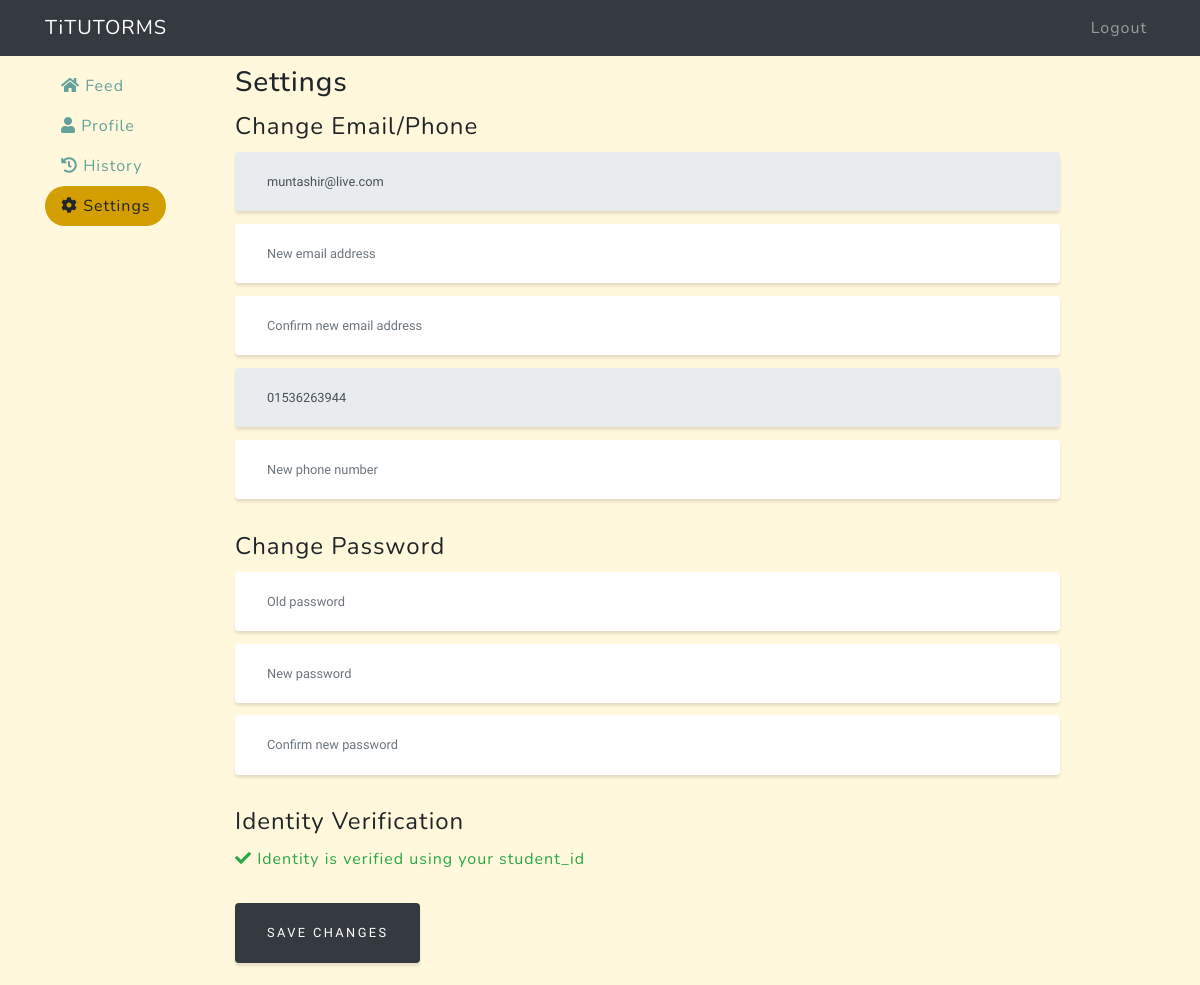
The page /tutor/settings/ (signed in) on the database its author committed.
### users/models.py (models this page shows, shortened)
class User(AbstractBaseUser):
    email = models.EmailField(
        verbose_name='Email address',
        max_length=255,
        unique=True,
    )
    is_active = models.BooleanField(default=True)
    is_admin = models.BooleanField(default=False)
    is_client = models.BooleanField(default=False)
    is_tutor = models.BooleanField(default=False)
    name = models.CharField(max_length=100, null=False, verbose_name='Full name')
    bio = models.CharField(max_length=1000, verbose_name='Bio')
    location = models.CharField(max_length=1000, verbose_name='Location')
    gender = models.CharField(max_length=20, verbose_name='Gender')
    title = models.CharField(max_length=1000, verbose_name='Overview title')  # Overview title
    overview = models.TextField(verbose_name='Overview')
    expertise = models.CharField(max_length=1000, verbose_name='Expertise')
    profile_img = models.TextField(verbose_name='Profile Image', blank=True)
    USERNAME_FIELD = 'email'
    REQUIRED_FIELDS = ['name']
    objects = UserManager()

class Phone(models.Model):
    user = models.ForeignKey(User, on_delete=models.CASCADE)
    phone_no = models.CharField(max_length=20, null=False)

class Verification(models.Model):
    user = models.ForeignKey(User, on_delete=models.CASCADE)
    type = models.CharField(max_length=50, verbose_name='File Type')
    file = models.TextField(verbose_name='File location')
    verified = models.BooleanField(verbose_name='Verified', default=False)

### tutor/decorators.py (the view)
    def wrapper(request, *args, **kwargs):
        decorated_view_func = login_required(request)
        if not decorated_view_func.user.is_authenticated:
            messages.warning(request, 'Please login first')
            return redirect('login-page')
        if not request.user.is_tutor:
            return redirect('home-page')
        else:
            return function(request, *args, **kwargs)

### tutor/templates/tutor/settings.html (shortened to what this page needs)
{% extends 'tutor/base_tutor.html' %}
{% block content %}
    <div class="settings" style="margin: 10px 0;">
      <h3>Settings</h3>
      <form method="post" enctype="multipart/form-data">
        <fieldset class="form-group">
          <legend>Change Email/Phone</legend>
          <input type="email" name="old_email" id="old_email" class="form-control" value="{{ email }}" disabled />
          <input type="email" name="email1" id="email1" class="form-control" placeholder="New email address" />
          <input type="email" name="email2" id="email2" class="form-control" placeholder="Confirm new email address" />
        {% if phone %}
          <input type="text" name="old_phone" id="old_phone" class="form-control" value="{{ phone }}" disabled />
        {% endif %}
          <input type="text" name="phone" id="phone" class="form-control" placeholder="New phone number" />
        </fieldset>
        <fieldset class="form-group">
          <legend>Change Password</legend>
          <input type="password" name="old_password" id="old_password" class="form-control" placeholder="Old password">
          <input type="password" name="password1" id="password1" class="form-control" placeholder="New password" />
          <input type="password" name="password2" id="password2" class="form-control" placeholder="Confirm new password" />
        </fieldset>
        <fieldset class="form-group">
          <legend>Identity Verification</legend>
          {% if not verification %}
          <label for="verification_document">Upload a document for identity verification: </label>
          <input type="file" name="verification_document" class="form-control" id="verification_document" />
          <label for="document_type">What type of document are you uploading?</label>
          <select name="document_type" id="document_type" class="form-control input">
            <option disabled selected>Choose One</option>
            <option value="student_id">Student ID Card</option>
            <option value="nid">National ID Card</option>
            <option value="birth_cert">Birth Certificate</option>
            <option value="passport">Passport</option>
            <option value="driving_license">Driving License</option>
          </select>
          {% else %}
            {% if verification.verified %}
              <p class="text-success"><i class="fa fa-check"></i> Identity is verified using your {{ verification.type }}</p>
            {% else %}
              <p>Verification pending. It may take upto 5 business days to verify your identity.</p>
            {% endif %}
          {% endif %}
        </fieldset>
        <input type="submit" value="Save changes" class="btn btn-dark" />
      </form>
    </div>
{% endblock content %}

### rows shown on the page
User: old_email "muntashir@live.com"
Phone: old_phone "01536263944"
Verification: type "student_id"
